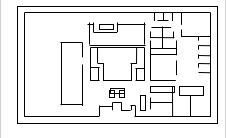
#> input picture ep6_outline_smallest.JPG, 226 x 138 px, found by its file name
$ python sd_metric.py
#> lines starting #> are read from the running program, lines starting #| are printed output that depends on the picture; after the words box and inside, x2 and y2 are one past the last pixel; in counts of white or black regions, pixels touching at a corner belong together
# -*- coding: utf-8 -*-
"""
Created on Tue Apr 13 01:30:33 2021

@author: chait
"""

import numpy as np
from utils import check_wall_between_ppl
import scipy.signal
import matplotlib.pyplot as plt

# [55 lines left out: functions distancing_metric, get_metric_values, sd_metric_per_person, not called in this run]

######################################################### Detailed risk model ######################################################
XMIN1 = 12 #15
XMAX1 = 115 #111
YMIN1 = 24 #22
YMAX1 = 209 #198

# [24 lines left out: function pts_within_circles, not called in this run]

def saturate(Ci, mu):
    Ci = np.tanh(mu*Ci)
    return Ci

XMIN1 = 12 #15
XMAX1 = 115 #111
YMIN1 = 24 #22
YMAX1 = 210 #198
# [51 lines of commented-out code are left out]

room_path = 'ep6_outline_smallest.jpg'
ep6_plan = plt.imread(room_path)
#> ep6_plan is the input picture: shape (138, 226, 3); min 0, max 255, mean 232.8
neighbor_plan = 255*np.ones_like(ep6_plan)
for i in range(np.shape(ep6_plan)[0]):
    for j in range(np.shape(ep6_plan)[1]):
        if ep6_plan[i,j,0] < 50:
            neighbor_plan[i-1,j,:] = [0,0,0]
            neighbor_plan[i-1,j-1,:] = [0,0,0]
            neighbor_plan[i-1,j+1,:] = [0,0,0]
            neighbor_plan[i,j,:] = [0,0,0]
            neighbor_plan[i,j-1,:] = [0,0,0]
            neighbor_plan[i,j+1,:] = [0,0,0]
            neighbor_plan[i+1,j,:] = [0,0,0]
            neighbor_plan[i+1,j-1,:] = [0,0,0]
            neighbor_plan[i+1,j+1,:] = [0,0,0]
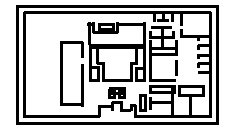
#> neighbor_plan: shape (138, 226, 3); 75.6% white; 8 black regions, largest, box (x1, y1, x2, y2) and area: (23, 11, 212, 118) 2865, (16, 5, 219, 125) 1902, (87, 22, 146, 82) 1399

# Try 2 - conv
# [170 lines left out: functions diffusion, risk_detailed_reza_original, risk_sse, not called in this run]
